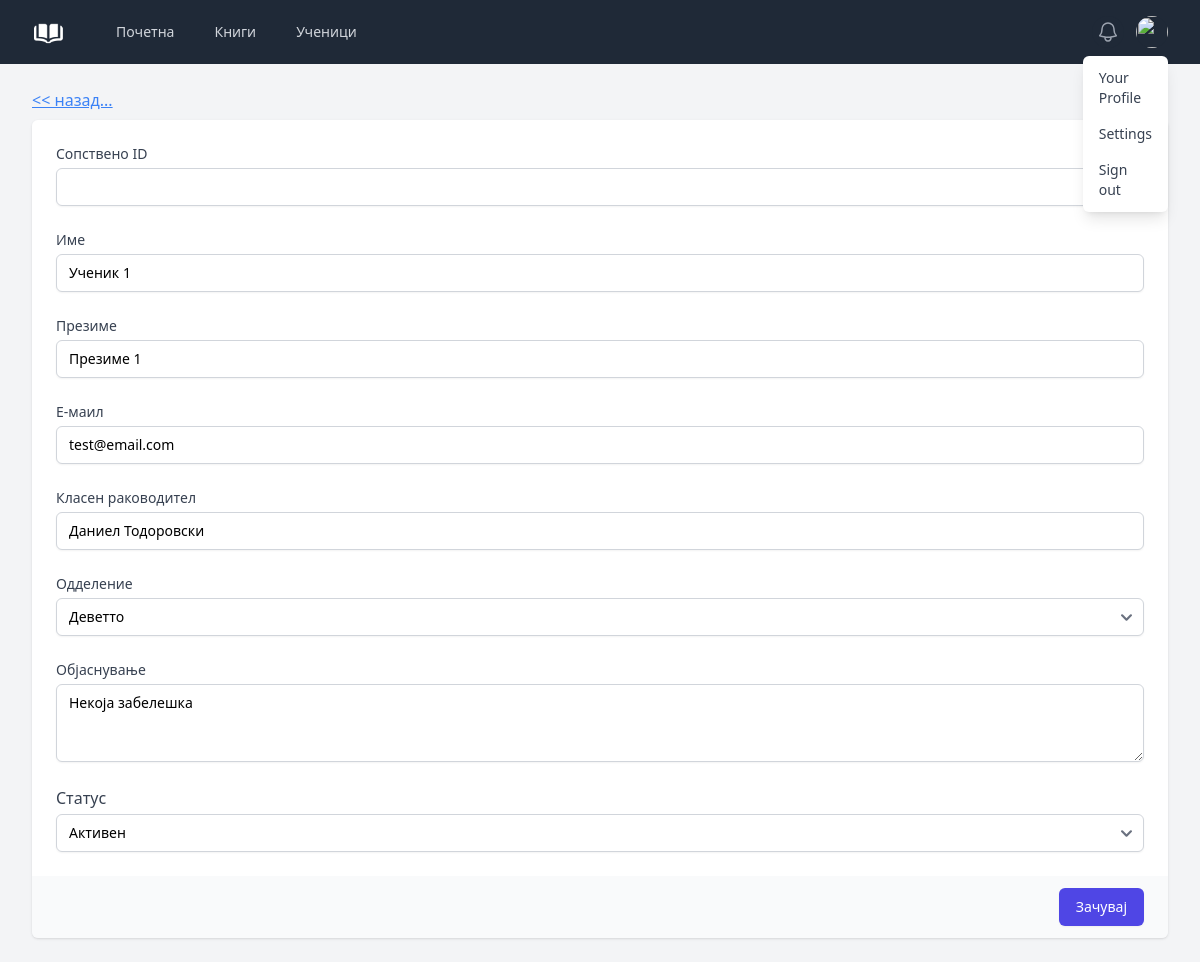
/biblioteka/korisnik?id=1, run on the app's committed database.
### tables this page shows
CREATE TABLE `ucenici` (
  `id` int(11) NOT NULL,
  `ucenikIme` varchar(255) NOT NULL,
  `ucenikPrezime` varchar(255) NOT NULL,
  `ucenikEmail` varchar(255) DEFAULT NULL,
  `odd_id` int(11) NOT NULL,
  `klasen` varchar(255) NOT NULL,
  `stat` int(11) NOT NULL,
  `zabeleska` text NOT NULL
);

### controllers/korisnik.php (called while the page is built, shortened)
<?php
$config = require('config.php');
$db = new Database($config['database']);
$note = $db->query('select * from ucenici where id = :id', [
    'id' => $_GET['id']
])->findOrFail();
require "views/korisnik.view.php";

### index.php (called while the page is built, shortened)
<?php
require 'functions.php';
require 'Database.php';
require 'router.php';

### functions.php (called while the page is built, shortened)
<?php
function realUrl($goTo = '/biblioteka/'){
    $uri = "/biblioteka/".$goTo;
    return $uri;
}

### config.php (called while the page is built)
<?php
return [
    'database' => [
        'host' => 'localhost',
        'port' => 3306,
        'dbname' => 'biblioteka',
        'charset' => 'utf8mb4'
    ],
];

### Database.php (called while the page is built, shortened)
<?php
class Database
{
    public $connection;
    public $statement;
    public function __construct($config, $username = 'root', $password = '')
    {
        $dsn = 'mysql:' . http_build_query($config, '', ';');
        $this->connection = new PDO($dsn, $username, $password, [
            PDO::ATTR_DEFAULT_FETCH_MODE => PDO::FETCH_ASSOC
        ]);
    }
    public function query($query, $params = [])
    {
        $this->statement = $this->connection->prepare($query);
        $this->statement->execute($params);
        return $this;
    }
    public function find()
    {
        return $this->statement->fetch();
    }
    public function findOrFail()
    {
        $result = $this->find();
        return $result;
    }
}

### views/korisnik.view.php (the view, shortened to what this page needs)
<?php
require('partials/head.php') ?>
<?php require('partials/nav.php') ?>
<main>
    <div class="mx-auto max-w-7xl py-6 sm:px-6 lg:px-8">
        <div class="md:grid md:grid-cols-3 md:gap-6">
            <div class="mt-5 md:col-span-5 md:mt-0">
            <p class="mb-2">
            <a href="<?= realUrl('korisnici') ?>" class="text-blue-500 underline"><< назад...</a>
        </p>
                <form method="POST" enctype="multipart/form-data">
                    <div class="shadow sm:overflow-hidden sm:rounded-md">
                        <div class="space-y-6 bg-white px-4 py-5 sm:p-6">
                            <div>
                                <label
                                        for="ucenikIme"
                                        class="block text-sm font-medium text-gray-700"
                                >Сопствено ID</label>
                                <div class="mt-1">
                                    <input type="text"
                                           id="bid"
                                           name="bid"
                                           class="mt-1 block w-full rounded-md border-gray-300 shadow-sm focus:border-indigo-500 focus:ring-indigo-500 sm:text-sm"
                                           value="<?= htmlspecialchars($note['bid']) ?>" >
                                </div>
                            </div>
                        <div>
                                <label
                                    for="ucenikIme"
                                    class="block text-sm font-medium text-gray-700"
                                >Име</label>
                                <div class="mt-1">
                                    <input type="text"
                                        id="ucenikIme"
                                        name="ucenikIme"
                                        class="mt-1 block w-full rounded-md border-gray-300 shadow-sm focus:border-indigo-500 focus:ring-indigo-500 sm:text-sm"
                                        value="<?= htmlspecialchars($note['ucenikIme']) ?>" >
                                </div>
                            </div>
                            <div>
                                <label
                                    for="ucenikPrezime"
                                    class="block text-sm font-medium text-gray-700"
                                >Презиме</label>
                                <div class="mt-1">
                                    <input type="text"
                                        id="ucenikPrezime"
                                        name="ucenikPrezime"
                                        class="mt-1 block w-full rounded-md border-gray-300 shadow-sm focus:border-indigo-500 focus:ring-indigo-500 sm:text-sm"
                                        value="<?= htmlspecialchars($note['ucenikPrezime']) ?>" >
                                </div>
                            </div>
                            <div>
                                <label
                                    for="ucenikEmail"
                                    class="block text-sm font-medium text-gray-700"
                                >Е-маил</label>
                                <div class="mt-1">
                                    <input type="text"
                                        id="ucenikEmail"
                                        name="ucenikEmail"
                                        class="mt-1 block w-full rounded-md border-gray-300 shadow-sm focus:border-indigo-500 focus:ring-indigo-500 sm:text-sm"
                                        value="<?= htmlspecialchars($note['ucenikEmail']) ?>" >
                                </div>
                            </div>
                            <div>
                                <label
                                    for="klasen"
                                    class="block text-sm font-medium text-gray-700"
                                >Класен раководител</label>
                                <div class="mt-1">
                                    <input type="text"
                                        id="klasen"
                                        name="klasen"
                                        class="mt-1 block w-full rounded-md border-gray-300 shadow-sm focus:border-indigo-500 focus:ring-indigo-500 sm:text-sm"
                                        value="<?= htmlspecialchars($note['klasen']) ?>" >
                                </div>
                            </div>
                            <div>
                                <label
                                    for="odd_id"
                                    class="block text-sm font-medium text-gray-700"
                                >Одделение</label>
                                <div class="mt-1">
                                    <select id="odd_id"
                                        name="odd_id"
                                        class="mt-1 block w-full rounded-md border-gray-300 shadow-sm focus:border-indigo-500 focus:ring-indigo-500 sm:text-sm">
                                            <option value="9" <?= $note['odd_id'] === 8 ? 'selected' : '' ?>>Деветто</option>
                                    </select>
                                </div>
                            </div>
                            <div>
                                <label
                                    for="zabeleska"
                                    class="block text-sm font-medium text-gray-700"
                                >Објаснување</label>
                                <div class="mt-1">
                                    <textarea
                                        id="zabeleska"
                                        name="zabeleska"
                                        rows="3"
                                        class="mt-1 block w-full rounded-md border-gray-300 shadow-sm focus:border-indigo-500 focus:ring-indigo-500 sm:text-sm"
                                        placeholder="Here's an idea for a note..."
                                    ><?= htmlspecialchars($note['zabeleska']) ?></textarea>
                                </div>
                            </div>
                            <div>
                                <label
                                    for="stat"
                                    class="block tstatext-sm font-medium text-gray-700"
                                >Статус</label>
                                <div class="mt-1">
                                    <select id="stat"
                                        name="stat"
                                        class="mt-1 block w-full rounded-md border-gray-300 shadow-sm focus:border-indigo-500 focus:ring-indigo-500 sm:text-sm">
                                            <option value="0" <?= $note['stat'] === 0 ? 'selected' : '' ?>>Активен</option>
                                    </select>
                                </div>
                            </div>
                        </div>
                        <div class="bg-gray-50 px-4 py-3 text-right sm:px-6">
                            <button
                                type="submit"
                                class="inline-flex justify-center rounded-md border border-transparent bg-indigo-600 py-2 px-4 text-sm font-medium text-white shadow-sm hover:bg-indigo-700 focus:outline-none focus:ring-2 focus:ring-indigo-500 focus:ring-offset-2"
                            >
                                Зачувај
                            </button>
                        </div>
                    </div>
                </form>
            </div>
        </div>
    </div>
</main>
<?php require('partials/footer.php') ?>

### data on the page
ucenici: ucenikIme "Ученик 1", ucenikPrezime "Презиме 1", ucenikEmail "test@email.com", klasen "Даниел Тодоровски", odd_id "Деветто", zabeleska "Некоја забелешка", stat "Активен"
